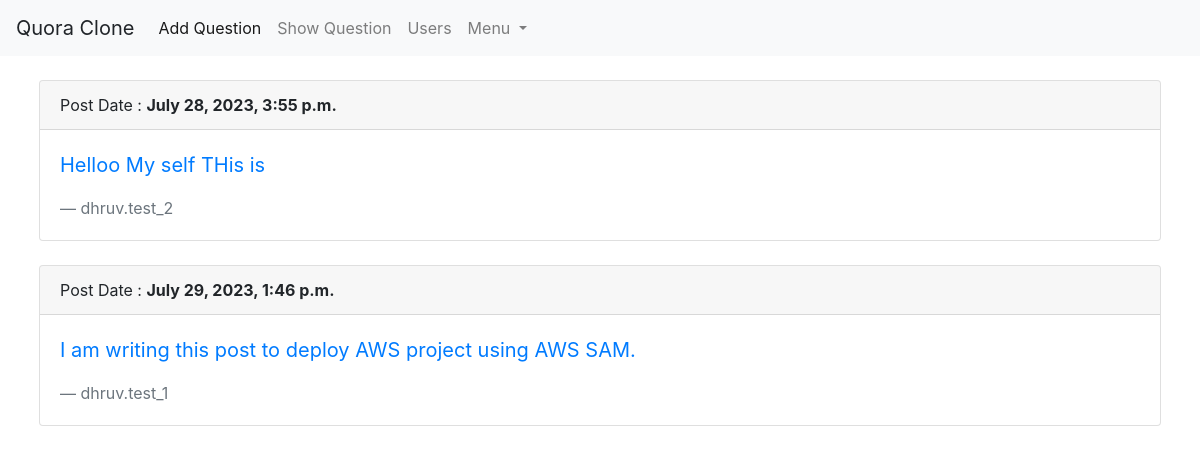
Screenshot of /ques/showQuestions/ with the database file from the repository.
### questions/models.py (models this page shows, shortened)
class Questions(models.Model):
    question = models.CharField(max_length=100, null=False, blank=False)
    user = models.ForeignKey(User, null=False, default=1, on_delete=models.CASCADE, related_name='user')
    date_posted = models.DateTimeField(null=False, blank=False)
    is_deleted = models.BooleanField(default=False)
    @classmethod
    def get_all_questions(cls, kwargs=None):
        if kwargs is None:
            kwargs = {}
        kwargs["is_deleted"] = False
        return cls.objects.filter(**kwargs)

### users/models.py (models this page shows, shortened)
class User(AbstractUser):
    @classmethod
    def create_user(cls, kwargs):
        return cls.objects.create(**kwargs)

### questions/views.py (the view)
# urls.py: path('showQuestions/', ShowQuestions.as_view(), name='show-question'),
class ShowQuestions(View):
    def get(self, request, *args, **kwargs):
        return ShowQuestionsService(request=request).get_view()

### questions/services.py (called while the page is built)
    def get_view(self):
        try:
            self.context['questions'] = Questions.get_all_questions()
            return render(self.request, template_name=self.template_name, context=self.context)
        except Exception as err:
            print(f"Error: {err}")
            return redirect('login')

### questions/templates/show_question.html
{% extends 'base.html' %}
{% block body %}
    <div class="container-fluid">
        <div class="row">
            <div class="col-md-12">
                {% for question in questions %}
                    <div class="card m-4">
                        <div class="card-header">
                            Post Date : <b>{{ question.date_posted }}</b>
                        </div>
                        <div class="card-body">
                            <blockquote class="blockquote mb-0">
                                <p><a href="{% url 'detail-question' question.id %}">{{ question.question }}</a></p>
                                <footer class="blockquote-footer">{{ question.user.username }}</footer>
                            </blockquote>
                        </div>
                    </div>
                {% endfor %}
            </div>
        </div>
    </div>
{% endblock %}

### rows the page displays
Questions: date_posted "July 28, 2023, 3:55 p.m.", question "Helloo My self THis is", user.username "dhruv.test_2"
Questions: date_posted "July 29, 2023, 1:46 p.m.", question "I am writing this post to deploy AWS project using AWS SAM.", user.username "dhruv.test_1"
